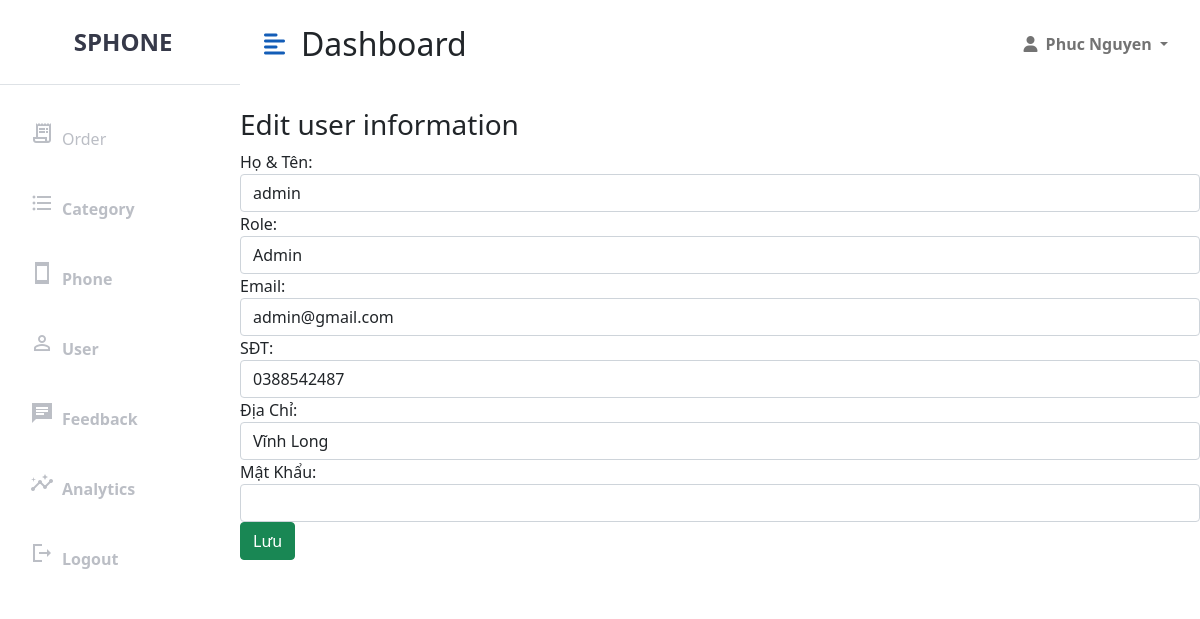
The app's page /UserAdmin/ViewEdit/46 (signed in) with its own data.
### tables this page shows
CREATE TABLE `user` (
  `id` int(11) NOT NULL,
  `fullname` varchar(50) DEFAULT NULL,
  `email` varchar(150) DEFAULT NULL,
  `phone_number` varchar(20) DEFAULT NULL,
  `address` varchar(200) DEFAULT NULL,
  `password` varchar(32) DEFAULT NULL,
  `role_id` int(11) DEFAULT NULL,
  `deleted` int(11) NOT NULL,
  `avatar` varchar(255) DEFAULT 'https://cdn.pixabay.com/photo/2016/08/08/09/17/avatar-1577909_960_720.png'
);

### mvc/core/Controller.php (called while the page is built, shortened)
<?php
class Controller{
    public function view($view, $data=[]){
        require_once "mvc/views/". $view .".php";
    }
}
?>

### mvc/controllers/UserAdmin.php (called while the page is built, shortened)
<?php
class UserAdmin extends Controller
{
    public $userModel;
    public function __construct()
    {
        $this->userModel = $this->model("UserAdminModel");
    }
    public function ViewEdit($id)
    {
        $userItem = $this->userModel->selectUser($id);
        $role = $this->userModel->getRole();
        $this->view("user/updateUser", [
            "userItem" => $userItem,
            "role" => $role
        ]);
    }
}

### mvc/core/App.php (called while the page is built, shortened)
<?php
class App
{
    protected $action = "GetPage";
    function __construct()
    {
        $arr = $this->UrlProcess();
        if (file_exists("./mvc/controllers/" . $arr[0] . ".php")) {
            unset($arr[0]);
        }
        $this->controller = new $this->controller;
        if (isset($arr[1])) {
            if (method_exists($this->controller, $arr[1])) {
                $this->action = $arr[1];
            }
            unset($arr[1]);
        }
        $this->params = $arr ? array_values($arr) : [];
        call_user_func_array([$this->controller, $this->action], $this->params);
    }
    function UrlProcess()
    {
        if (isset($_GET["url"])) {
            return explode("/", filter_var(trim($_GET["url"], "/")));
        }
    }
}

### index.php (called while the page is built, shortened)
<?php
$myApp = new App();
?>

### mvc/core/DB.php (called while the page is built, shortened)
<?php
class DB
{
    function executeResult($sql, $isSingle = false)
    {
        $data = null;
        $conn = mysqli_connect(HOST, USERNAME, PASSWORD, DATABASE);
        mysqli_set_charset($conn, 'utf8');
        $resultset = mysqli_query($conn, $sql);
        if ($resultset) {
            if ($isSingle) {
                $data = mysqli_fetch_array($resultset, 1);
            } else {
                $data = [];
                while (($row = mysqli_fetch_array($resultset, 1)) != null) {
                    $data[] = $row;
                }
            }
        }
        return $data;
    }
}

### mvc/models/UserAdminModel.php (called while the page is built, shortened)
<?php
class UserAdminModel extends DB
{
    public function selectUser($id)
    {
        $sql = "select * from user where id = '$id'";
        $userItem = $this->executeResult($sql, true);
        return $userItem;
    }
    public function getRole()
    {
        $sql = "select * from role";
        $role = $this->executeResult($sql);
        return $role;
    }
}

### mvc/views/user/updateUser.php (the view, shortened to what this page needs)
<?php
require_once('mvc/views/blocks/header_admin.php');
?>
<div class="row" style="margin-top: 20px;">
	<div class="col-md-12 table-responsive">
		<h3>Edit user information</h3>
		<div class="panel panel-primary">
			<div class="panel-body">
				<form method="post" action="http://localhost/SPhone/UserAdmin/PostEdit/">
					<div class="form-group">
						<label for="usr">Họ & Tên:</label>
						<input required="true" type="text" class="form-control" id="usr" name="fullname" value="<?= $data["userItem"]["fullname"] ?>">
					</div>
					<div class="form-group">
						<label for="usr">Role:</label>
						<select class="form-control" name="role_id" id="role_id" required="true">
							<?php
							$countRole = count($data["role"]);
							for ($i = 0; $i < $countRole; $i++) {
								if ($data["userItem"]['role_id'] == $data["role"][$i]["id"]) {
									echo '<option selected value="' . $data["role"][$i]['id'] . '">' . $data["role"][$i]['name'] . '</option>';
								} else {
									echo '<option value="' . $data["role"][$i]['id'] . '">' . $data["role"][$i]['name'] . '</option>';
								}
							}
							?>
						</select>
					</div>
					<div class="form-group">
						<label for="email">Email:</label>
						<input required="true" type="email" class="form-control" id="email" name="email" value="<?= $data["userItem"]["email"] ?>">
					</div>
					<div class="form-group">
						<label for="phone_number">SĐT:</label>
						<input required="true" type="tel" class="form-control" id="phone_number" name="phone_number" value="<?= $data["userItem"]["phone_number"] ?>">
					</div>
					<div class="form-group">
						<label for="address">Địa Chỉ:</label>
						<input required="true" type="text" class="form-control" id="address" name="address" value="<?= $data["userItem"]["address"] ?>">
					</div>
					<div class="form-group">
						<label for="pwd">Mật Khẩu:</label>
						<input type="password" class="form-control" id="pwd" name="password" minlength="6">
					</div>
					<button class="btn btn-success">Lưu</button>
				</form>
			</div>
		</div>
	</div>
</div>
<?php
require_once('mvc/views/blocks/footer_admin.php');
?>

### public/css/admin_style.css (style rules this page uses)
:root { --main-bg-color: #7380ec; --main-text-color: #135db7; --second-text-color: #bbbec5; --second-bg-color: #c1efde; }

### records on screen
user: fullname "admin", email "admin@gmail.com", phone_number "0388542487", address "Vĩnh Long"

### other values on screen
form field role_id "Admin"
